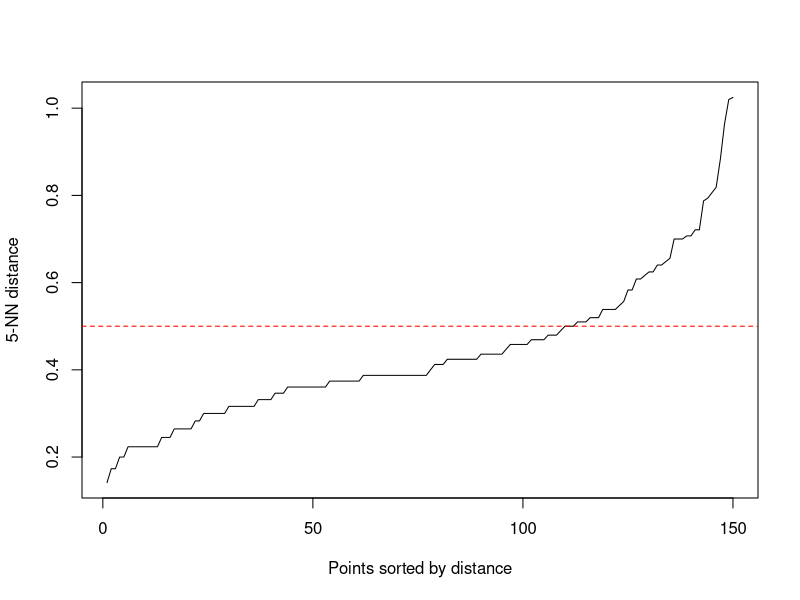
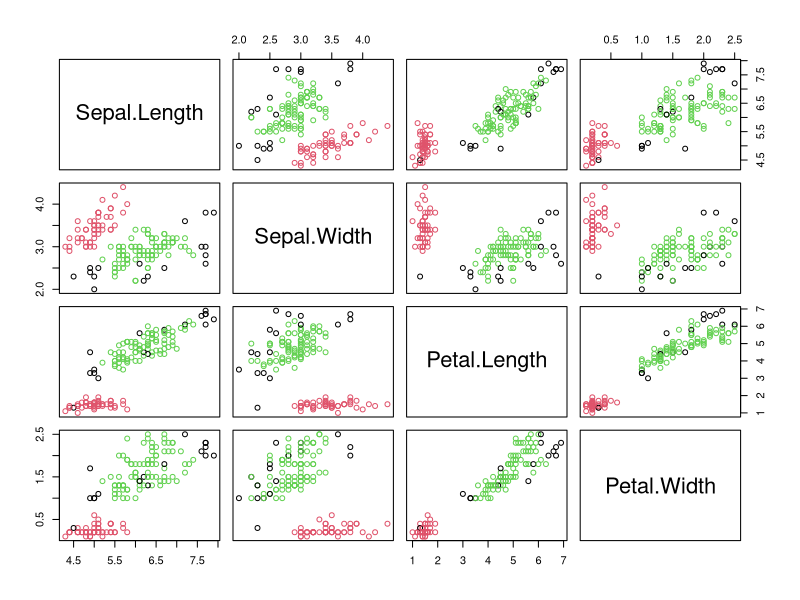
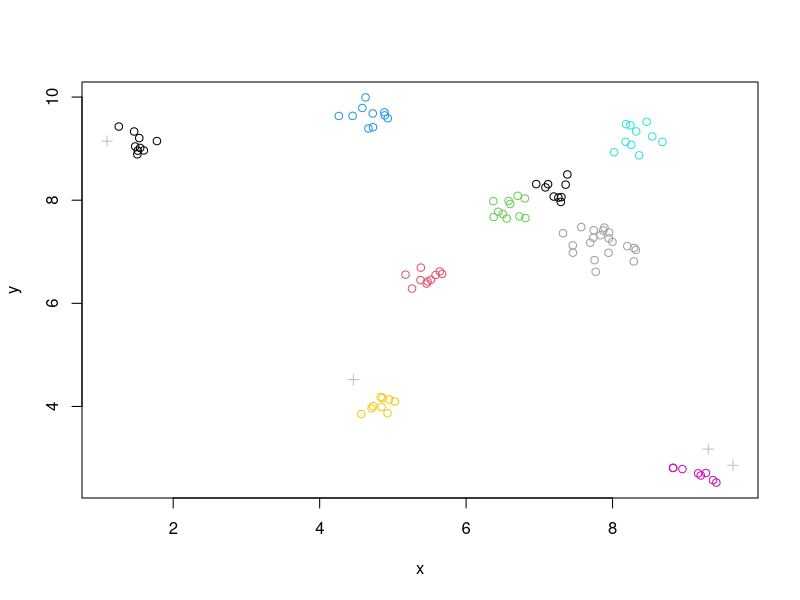
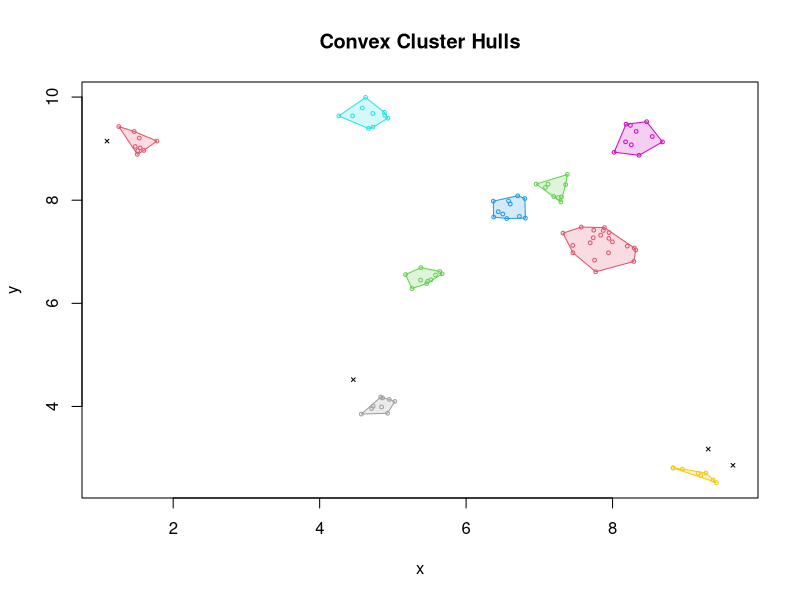

Generate these figures, in order, with R:
library(dbscan)


### Name: dbscan
### Title: DBSCAN
### Aliases: dbscan DBSCAN predict.dbscan_fast
### Keywords: model clustering

### ** Examples

data(iris)
iris <- as.matrix(iris[,1:4])

## find suitable eps parameter using a k-NN plot for k = dim + 1
## Look for the knee!
kNNdistplot(iris, k = 5)
abline(h=.5, col = "red", lty=2)

res <- dbscan(iris, eps = .5, minPts = 5)
res

pairs(iris, col = res$cluster + 1L)

## use precomputed frNN
fr <- frNN(iris, eps = .5)
dbscan(fr, minPts = 5)

## example data from fpc
set.seed(665544)
n <- 100
x <- cbind(
  x = runif(10, 0, 10) + rnorm(n, sd = 0.2),
  y = runif(10, 0, 10) + rnorm(n, sd = 0.2)
  )

res <- dbscan(x, eps = .3, minPts = 3)
res

## plot clusters and add noise (cluster 0) as crosses.
plot(x, col=res$cluster)
points(x[res$cluster==0,], pch = 3, col = "grey")

hullplot(x, res)

## predict cluster membership for new data points
## (Note: 0 means it is predicted as noise)
newdata <- x[1:5,] + rnorm(10, 0, .2)
predict(res, newdata, data = x)

## compare speed against fpc version (if microbenchmark is installed)
## Note: we use dbscan::dbscan to make sure that we do now run the
## implementation in fpc.
## Not run: 
##D if (requireNamespace("fpc", quietly = TRUE) &&
##D     requireNamespace("microbenchmark", quietly = TRUE)) {
##D   t_dbscan <- microbenchmark::microbenchmark(
##D     dbscan::dbscan(x, .3, 3), times = 10, unit = "ms")
##D   t_dbscan_linear <- microbenchmark::microbenchmark(
##D     dbscan::dbscan(x, .3, 3, search = "linear"), times = 10, unit = "ms")
##D   t_dbscan_dist <- microbenchmark::microbenchmark(
##D     dbscan::dbscan(x, .3, 3, search = "dist"), times = 10, unit = "ms")
##D   t_fpc <- microbenchmark::microbenchmark(
##D     fpc::dbscan(x, .3, 3), times = 10, unit = "ms")
##D 
##D   r <- rbind(t_fpc, t_dbscan_dist, t_dbscan_linear, t_dbscan)
##D   r
##D 
##D   boxplot(r,
##D     names = c('fpc', 'dbscan (dist)', 'dbscan (linear)', 'dbscan (kdtree)'),
##D     main = "Runtime comparison in ms")
##D 
##D   ## speedup of the kd-tree-based version compared to the fpc implementation
##D   median(t_fpc$time) / median(t_dbscan$time)
##D }
## End(Not run)
